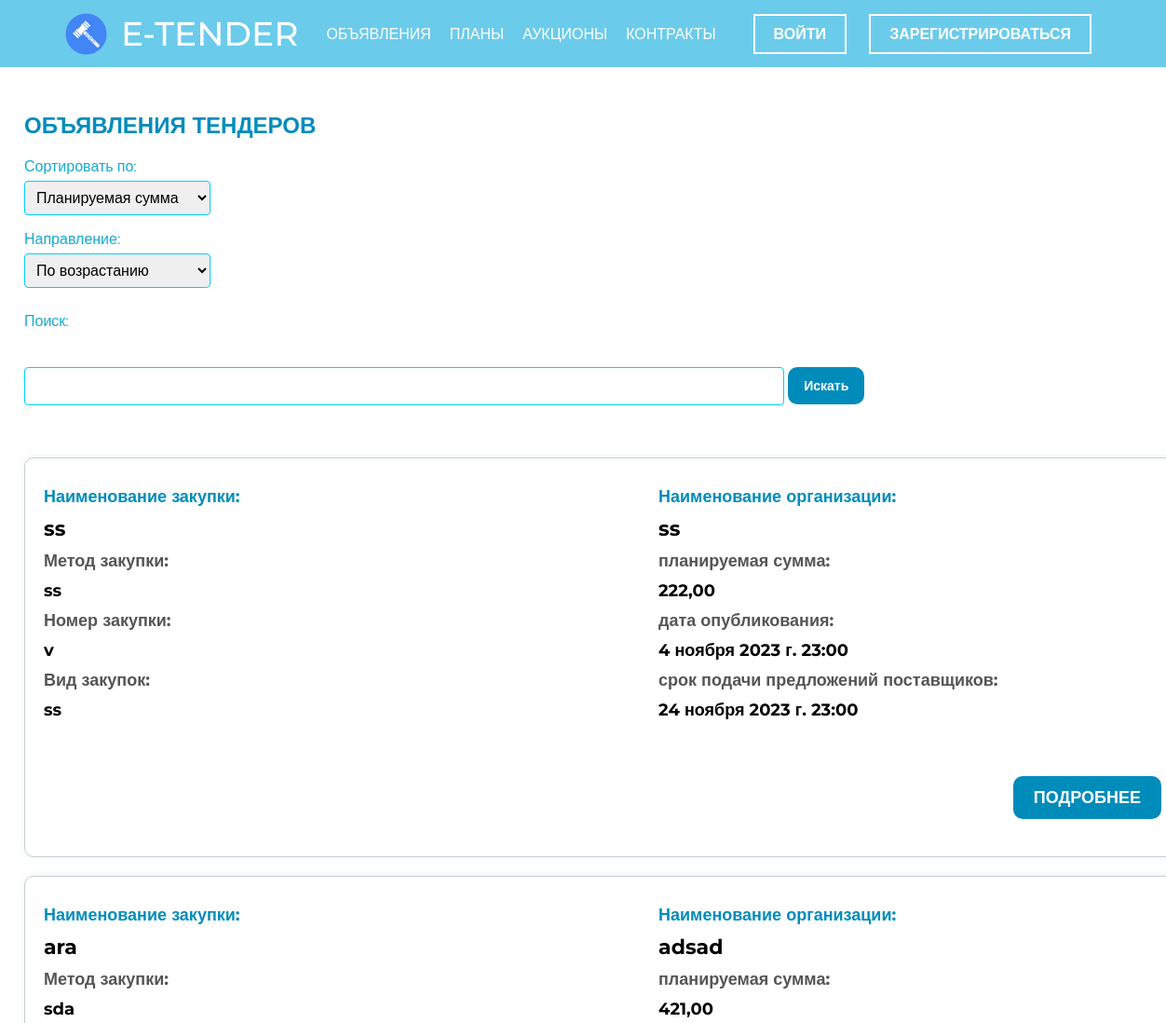
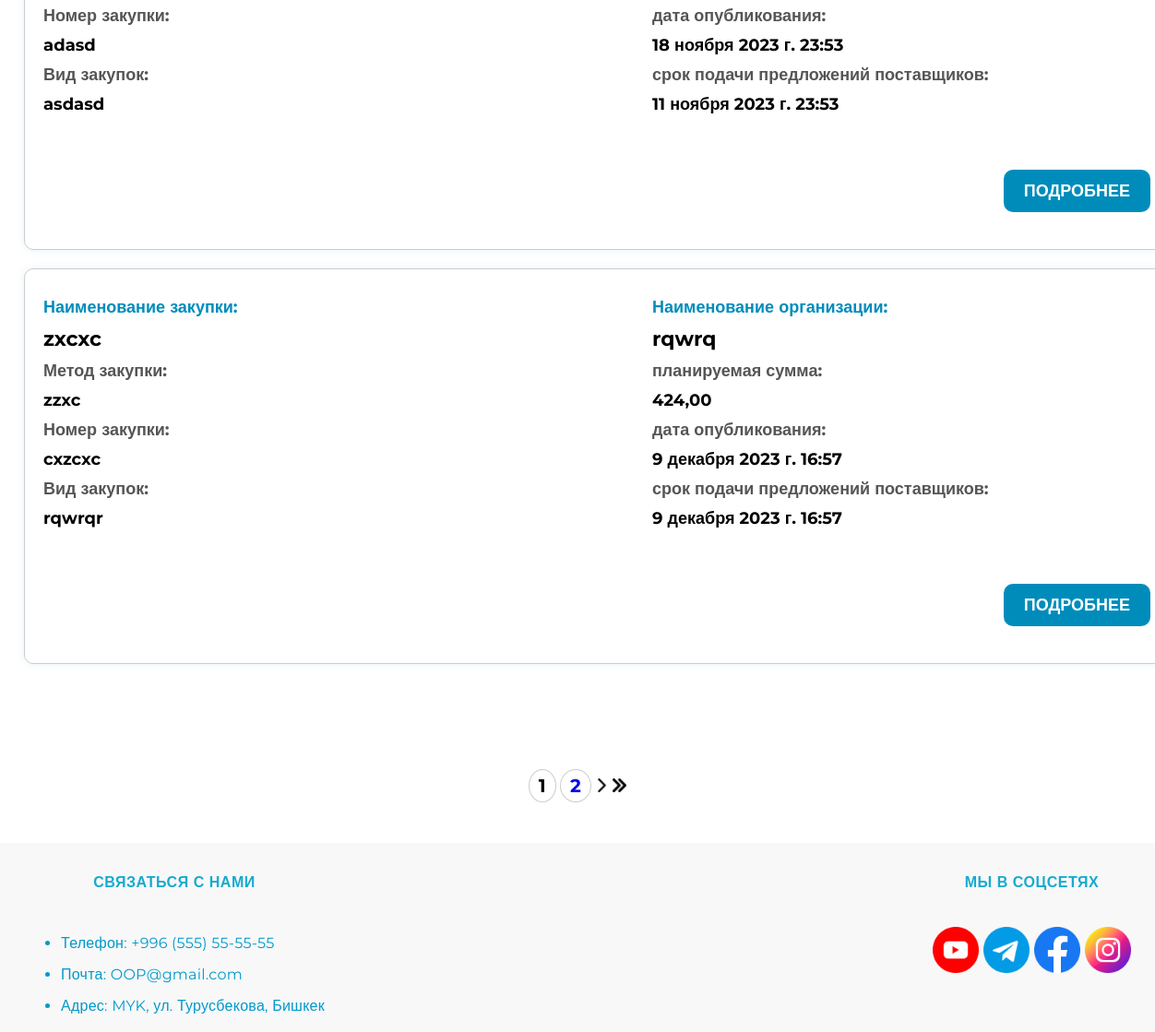
Page /ads/ on the earlier database version (2 pictures, top to bottom).
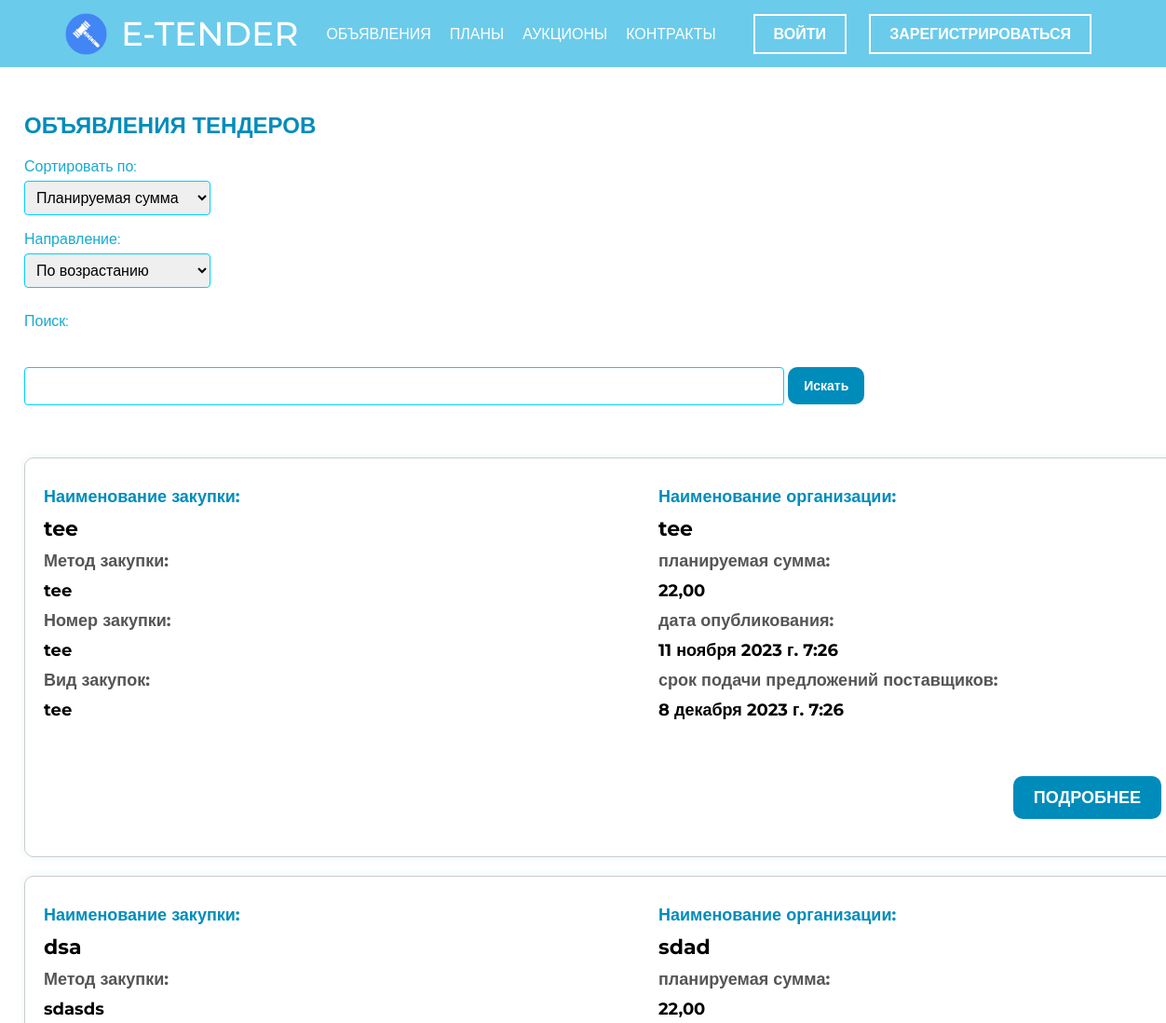
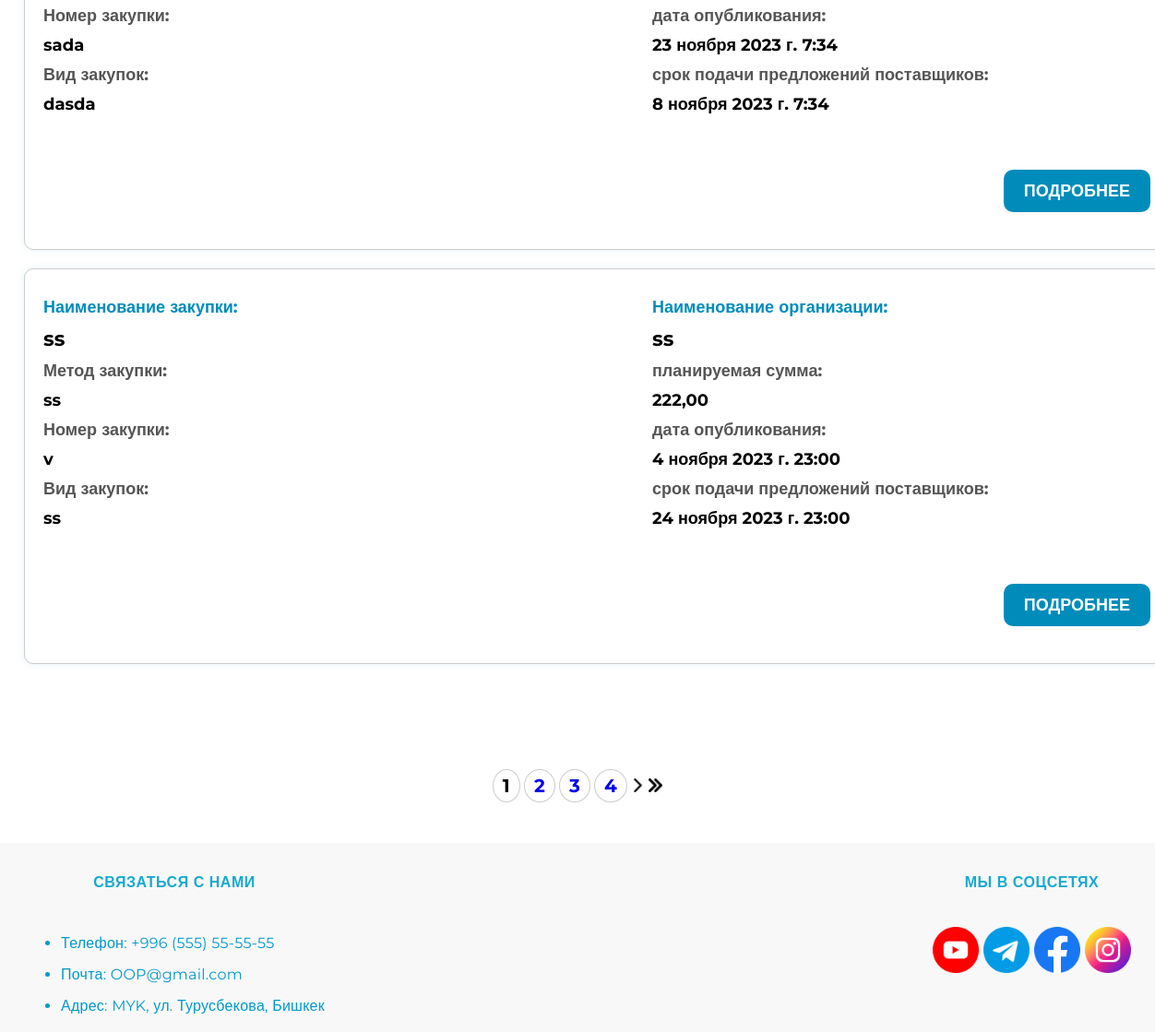
Same page on the later database version (2 pictures, top to bottom).
### etender/models.py (models this page shows, shortened)
class Tender(models.Model):
    user = models.ForeignKey(User, on_delete=models.CASCADE, null=True, blank=True)
    purchase_name = models.CharField(max_length=100, verbose_name='Наименование закупки')
    purchase_method = models.CharField(max_length=100, verbose_name='Метод закупки')
    purchase_number = models.CharField(max_length=100, verbose_name='Номер закупки')
    purchase_type = models.CharField(max_length=100, verbose_name='Вид закупок')
    organization_name = models.CharField(max_length=100, verbose_name='Наименование организации')
    planned_amount = models.DecimalField(max_digits=10, decimal_places=2, verbose_name='Планируемая сумма')
    publication_date = models.DateTimeField(verbose_name='Дата опубликования')
    proposal_deadline = models.DateTimeField(verbose_name='Срок подачи предложений поставщиков')

### etender/views.py (the view)
# urls.py: path('ads/',ads,name='ads'),
def ads(request):
    search_query = request.GET.get('q')
    sort_by = request.GET.get('sort_by')
    sort_direction = request.GET.get('sort_direction', 'asc')
    items_per_page = request.GET.get('items_per_page', 3)
    tenders = Tender.objects.annotate(
        sorted_planned_amount=F('planned_amount')
    )
    if search_query:
        tenders = tenders.filter(
            Q(purchase_name__icontains=search_query) |
            Q(purchase_method__icontains=search_query) |
            Q(organization_name__icontains=search_query)
        )
    if sort_direction == 'desc':
        sort_by = f'-{sort_by}' if sort_by else '-planned_amount'
    else:
        sort_by = sort_by if sort_by else 'planned_amount'
    tenders = tenders.order_by(sort_by)
    paginator = Paginator(tenders, items_per_page)
    page_number = request.GET.get('page')
    page_obj = paginator.get_page(page_number)
    if request.method == 'POST':
        form = TenderForm(request.POST)
        if form.is_valid():
            Tender.objects.create(**form.cleaned_data)
            return redirect('ads')
    else:
        form = TenderForm()
    if request.headers.get('x-requested-with') == 'XMLHttpRequest':
        tender_list_html = render_to_string('etender/html/tender_list.html', {'tenders': page_obj})
        return JsonResponse({'tender_list_html': tender_list_html})
    context = {
        'navigation_links': navigation_links,
        'registration_links': registration_links,
        'tenders': page_obj,
        'form': form,
        'search_query': search_query
    }
    return render(request, 'etender/html/ads.html', context)

### etender/forms.py
class TenderForm(forms.Form):
    purchase_name = forms.CharField(label='Наименование закупки', max_length=100)
    purchase_method = forms.CharField(label='Метод закупки', max_length=100)
    purchase_number = forms.CharField(label='Номер закупки', max_length=100)
    purchase_type = forms.CharField(label='Вид закупок', max_length=100)
    organization_name = forms.CharField(label='Наименование организации', max_length=100)
    planned_amount = forms.DecimalField(label='Планируемая сумма', max_digits=10, decimal_places=2)
    publication_date = forms.DateTimeField(label='Дата опубликования', widget=forms.TextInput(attrs={'type': 'datetime-local'}))
    proposal_deadline = forms.DateTimeField(label='Срок подачи предложений поставщиков', widget=forms.TextInput(attrs={'type': 'datetime-local'}))

### etender/templates/etender/html/ads.html (shortened to what this page needs)
{% load static %}
{% include 'etender/html/header.html' %}
<link rel="stylesheet" type="text/css" href="{% static 'etender/css/ads.css' %}">
<div class="container">
    <section class="ads-section">
        <h2>Объявления тендеров</h2>
        <div class="sort-options">
    <form method="get" id="filter_form">
        <label for="sort_by">Сортировать по:</label><br>
        <select id="sort_by" name="sort_by">
            <option value="planned_amount">Планируемая сумма</option>
        </select>
        <br><label for="sort_direction">Направление:</label><br>
        <select id="sort_direction" name="sort_direction">
            <option value="asc">По возрастанию</option>
        </select>
        <label for="search_input" class="custom-label">Поиск:</label>
        <input type="text" id="search_input" name="q" class="custom-input">
        <button type="submit"  >Искать</button>
    </form>
</div>
        <div class="tender-list">
            {% for tender in tenders %}
            <div class="tender">
                <div class="tender-info">
                    <div class="left-block">
                        <h3>Наименование закупки:</h3>
                        <h4>{{ tender.purchase_name }}</h4>
                        <p class="tender-info-item">Метод закупки:</p>
                        <h6>{{ tender.purchase_method }}</h6>
                        <p class="tender-info-item">Номер закупки:</p>
                        <h6>{{ tender.purchase_number }}</h6>
                        <p class="tender-info-item">Вид закупок:</p>
                        <h6>{{ tender.purchase_type }}</h6>
                    </div>
                    <div class="right-block">
                        <h3>Наименование организации: </h3>
                        <h4>{{ tender.organization_name }}</h4>
                        <p class="tender-info-item">планируемая сумма:</p>
                        <h6>{{ tender.planned_amount }}</h6>
                        <p class="tender-info-item">дата опубликования:</p>
                        <h6>{{ tender.publication_date }}</h6>
                        <p class="tender-info-item">срок подачи предложений поставщиков:</p>
                        <h6>{{ tender.proposal_deadline }}</h6>
                    </div>
                </div>
                <div class="ads-btn">
                    <a href="{% url 'tender_detail' tender.id %}" >Подробнее</a>
                </div>
            </div>
            {% endfor %}
        </div>
    </section>
<section class="pagi" >
<div class="pagination" >
    {% for num in tenders.paginator.page_range %}
        {% if num == tenders.number %}
            <span class="current-pager" style="font-size:20px;font-weight: bold;border: 1px solid #ccc;border-radius:50%;padding:5px 10px">{{ num }}</span>
        {% else %}
            <a href="?page={{ num }}" style="font-size:20px;font-weight: bold;border: 1px solid #ccc;border-radius:50%;padding:5px 10px">{{ num }}</a>
        {% endif %}
    {% endfor %}
    {% if tenders.has_next %}
        <a href="?page={{ tenders.next_page_number }}"><img src="{% static 'etender/img/right.png' %}" alt="Next Page"></a>
        <a href="?page={{ tenders.paginator.num_pages }}"><img src="{% static 'etender/img/point-right.png' %}" alt="Last Page"></a>
    {% endif %}
</div>
</section>
</div>
{% include 'etender/html/footer.html' %}

Differences in the rows shown:
no longer on this page (row unchanged): Tender: purchase_name "ara", purchase_method "sda", purchase_number "adasd", purchase_type "asdasd", organization_name "adsad", planned_amount "421,00", publication_date "18 ноября 2023 г. 23:53", proposal_deadline "11 ноября 2023 г. 23:53"
no longer on this page (row unchanged): Tender: purchase_name "zxcxc", purchase_method "zzxc", purchase_number "cxzcxc", purchase_type "rqwrqr", organization_name "rqwrq", planned_amount "424,00", publication_date "9 декабря 2023 г. 16:57", proposal_deadline "9 декабря 2023 г. 16:57"
added Tender: purchase_name "tee", purchase_method "tee", purchase_number "tee", purchase_type "tee", organization_name "tee", planned_amount "22,00", publication_date "11 ноября 2023 г. 7:26", proposal_deadline "8 декабря 2023 г. 7:26"
added Tender: purchase_name "dsa", purchase_method "sdasds", purchase_number "sada", purchase_type "dasda", organization_name "sdad", planned_amount "22,00", publication_date "23 ноября 2023 г. 7:34", proposal_deadline "8 ноября 2023 г. 7:34"
Other differences:
new list line: "3"
new list line: "4"
